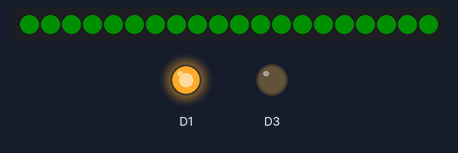
A sketch run on a simulated Particle Photon. Shown: 20 RGB LEDs in strip order, left to right, output pins drawn as LEDs (lit = HIGH). Dim RGB values are drawn brighter than linear.

Above: at 0.1 s.
At 1.1 s:
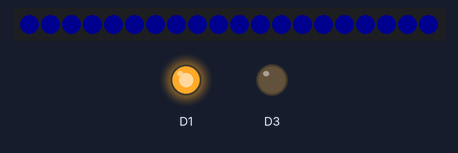
At 3.1 s:
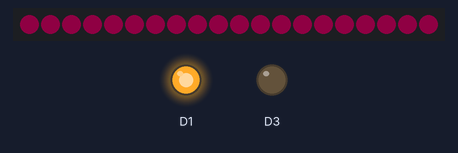
At 4.3 s:
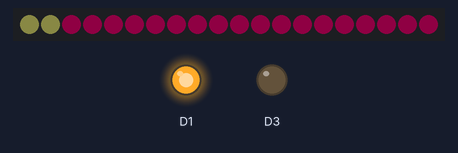
At 5.5 s:
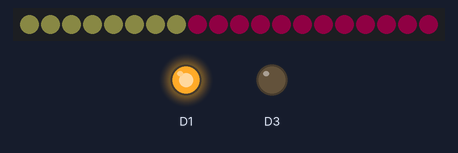
At 7.9 s:
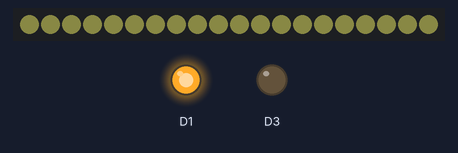

The sketch:

vfrmap.ino
```cpp
#include <neopixel.h>

#define PIXEL_PIN D2
#define PIXEL_COUNT 20
#define PIXEL_TYPE WS2812B

#define REFRESH_INTERVAL (1000 * 60 * 30)

#define COLOR_BLANK strip.Color(0, 0, 0)
#define COLOR_UNKNOWN strip.Color(10, 10, 5)
#define COLOR_LIFR strip.Color(15, 0, 7)
#define COLOR_IFR strip.Color(15, 0, 0)
#define COLOR_MVFR strip.Color(0, 0, 15)
#define COLOR_VFR strip.Color(0, 15, 0)

// Airport data
typedef struct { uint16_t pixel; char* code; } airport;
const airport airportMapping[] {
    {0, "KCOS"},
    {1, "K1V6"},
    {2, "KANK"},
    {3, "KGUC"},
    {4, "KASE"},
    {5, "KEGE"},
    {6, "KLXV"},
    {7, "KAPA"},
    {8, "KFTG"},
    {9, "KDEN"},
    {10, "KBJC"},
    {11, "KGNB"},
    {12, "K20V"},
    {13, "KSBS"},
    {14, "K33V"},
    {15, "KFNL"},
    {16, "KGXY"},
    {17, "KCYS"},
    {18, "KLAR"},
    {19, "KSAA"},
};
#define NUM_AIRPORTS (sizeof airportMapping / sizeof airportMapping[0])

// LED setup
Adafruit_NeoPixel strip = Adafruit_NeoPixel(PIXEL_COUNT, PIXEL_PIN, PIXEL_TYPE);

// Setup function
void setup() {
    // Test harness
    pinMode(D1, OUTPUT);
    pinMode(D3, OUTPUT);
    digitalWrite(D1, HIGH);
    digitalWrite(D3, LOW);
    // Hook up Particle integrations
    Particle.subscribe("metar_response", handleWeather, MY_DEVICES);
    // Initialise LEDs by flashing them (helps debug location and colours)
    strip.begin();
    setAllColor(COLOR_VFR);
    delay(1000);
    setAllColor(COLOR_MVFR);
    delay(1000);
    setAllColor(COLOR_IFR);
    delay(1000);
    setAllColor(COLOR_LIFR);
    delay(1000);
    for (uint16_t i=0; i<strip.numPixels(); i++) {
        strip.setPixelColor(i, COLOR_UNKNOWN);
        strip.show();
        delay(200);
    }
}

// Sets all LEDs to the given color
void setAllColor(uint32_t color) {
    for (uint16_t i=0; i<strip.numPixels(); i++) {
        strip.setPixelColor(i, color);
    }
    strip.show();
}

// Main loop
unsigned long lastUpdate = -1;
void loop() {
    // See if we should ask for airport updates
    if ((millis() < lastUpdate) || (millis() - lastUpdate > REFRESH_INTERVAL)) {
        // Trigger updates (with phasing to make sure they're not too close together)
        Particle.publish("started_airport_update", String(millis()), PRIVATE);
        for (uint16_t i = 0; i < NUM_AIRPORTS; i++) {
            airport a = airportMapping[i];
            fetchWeather(a.code);
            delay(2000);
        }
        lastUpdate = millis();
    }
    strip.show();
    delay(100);
}

// Fetches the weather for the given station
void fetchWeather(char* code) {
    Particle.publish("get_metar", code, PRIVATE);
}

// Handles weather responses
void handleWeather(const char *event, const char *data) {
    // Grab out the ICAO code
    char icao[5];
    strncpy(icao, data, 4);
    icao[4] = 0;
    // And the conditions
    const char* conditions = (data + 5);
    uint32_t color = COLOR_UNKNOWN;
    if (strcmp("VFR", conditions) == 0) {
        color = COLOR_VFR;
    } else if (strcmp("MVFR", conditions) == 0) {
        color = COLOR_MVFR;
    } else if (strcmp("IFR", conditions) == 0) {
        color = COLOR_IFR;
    } else if (strcmp("LIFR", conditions) == 0) {
        color = COLOR_LIFR;
    }
    // Find the airport and set its pin
    uint16_t pixel = 256;
    for (uint16_t i = 0; i < NUM_AIRPORTS; i++) {
        airport a = airportMapping[i];
        if (strcmp(a.code, icao) == 0) {
            pixel = a.pixel;
        }
    }
    if (pixel < 256) {
        strip.setPixelColor(pixel, color);
        strip.show();
    }
    // // Optional debugging
    // Particle.publish("set_pixel", String(pixel) + "/" + icao + "/" + conditions, PRIVATE);
}
```

Measured:
- what the display in image 1 shows lasts 1.0 s, from 1.0 s to 2.0 s
